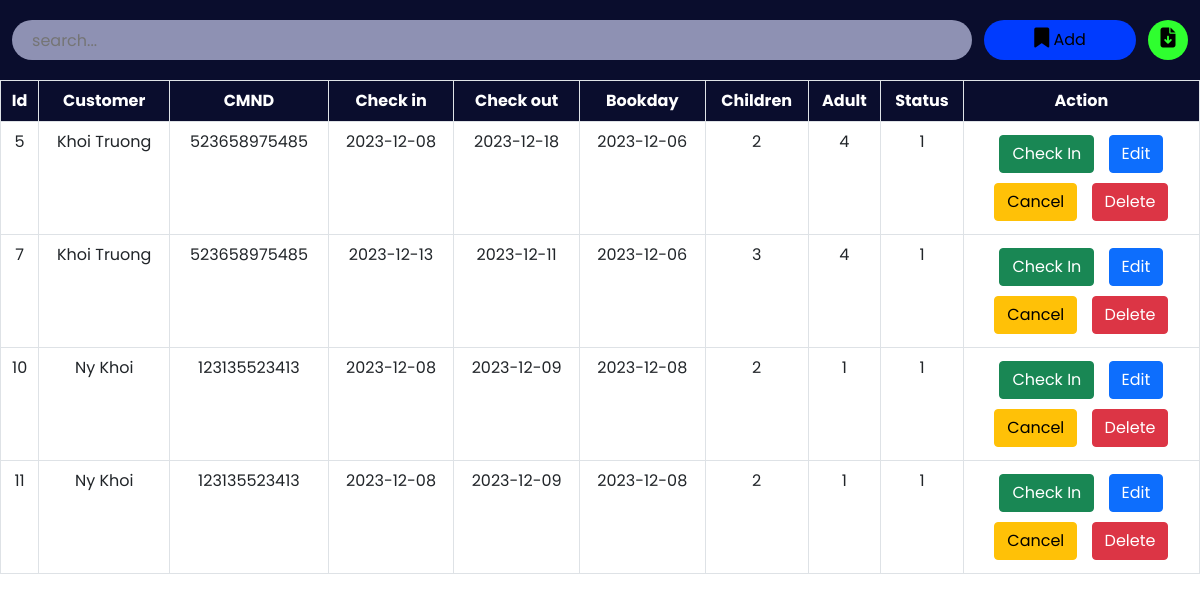
The app's page /admin/roombook/roombook.php with its own data.
### tables this page shows
CREATE TABLE `roombookinfo` (
  `id` int(11) NOT NULL,
  `status` tinyint(1) DEFAULT NULL,
  `echeckinday` date DEFAULT NULL,
  `echeckoutday` date DEFAULT NULL,
  `bookday` date DEFAULT NULL,
  `numberofchildren` int(11) DEFAULT NULL,
  `numberofadult` int(11) DEFAULT NULL,
  `customer_id` int(11) DEFAULT NULL,
  `staff_id` int(11) DEFAULT NULL
);

CREATE TABLE `customer` (
  `id` int(11) NOT NULL,
  `name` varchar(30) NOT NULL,
  `cmnd` char(12) NOT NULL,
  `gender` tinyint(1) NOT NULL,
  `address` varchar(255) NOT NULL,
  `country` varchar(20) NOT NULL
);

### admin/roombook/roombook.php (the view, shortened to what this page needs)
<?php
include '../../config.php';
?>
<!DOCTYPE html>
<html lang="en">
<head>
    <link href="https://cdn.jsdelivr.net/npm/bootstrap@5.0.2/dist/css/bootstrap.min.css" rel="stylesheet">
    <link rel="stylesheet" href="https://cdnjs.cloudflare.com/ajax/libs/font-awesome/6.2.0/css/all.min.css" />
    <link rel="stylesheet" href="./roombook.css">
</head>
<body>
    <div class="searchsection">
        <input type="text" name="search_bar" id="search_bar" placeholder="search..." onkeyup="searchFun()">
        <button class="adduser" id="adduser" onclick="roombookopen()"><i class="fa-solid fa-bookmark"></i> Add</button>
        <form action="./exportdata.php" method="post">
            <button class="exportexcel" id="exportexcel" name="exportexcel" type="submit"><i class="fa-solid fa-file-arrow-down"></i></button>
        </form>
    </div>
    <div class="roombooktable" class="table-responsive-xl">
        <?php
        $roombooktablesql = "SELECT r.*, c.name, c.cmnd FROM roombookinfo AS r
                            INNER JOIN customer AS c ON r.customer_id = c.id";
        $roombookresult = mysqli_query($conn, $roombooktablesql);
        ?>
        <table class="table table-bordered" id="table-data">
            <thead>
                <tr>
                    <th scope="col">Id</th>
                    <th scope="col">Customer</th>
                    <th scope="col">CMND</th>
                    <th scope="col">Check in</th>
                    <th scope="col">Check out</th>
                    <th scope="col">Bookday</th>
                    <th scope="col">Children</th>
                    <th scope="col">Adult</th>
                    <th scope="col">Status</th>
                    <th scope="col" class="action">Action</th>
                </tr>
            </thead>
            <tbody>
                <?php
                while ($res = mysqli_fetch_array($roombookresult)) {
                ?>
                    <tr>
                        <td><?php echo $res['id'] ?></td>
                        <td><?php echo $res['name'] ?></td>
                        <td><?php echo $res['cmnd'] ?></td>
                        <td><?php echo $res['echeckinday'] ?></td>
                        <td><?php echo $res['echeckoutday'] ?></td>
                        <td><?php echo $res['bookday'] ?></td>
                        <td><?php echo $res['numberofchildren'] ?></td>
                        <td><?php echo $res['numberofadult'] ?></td>
                        <td><?php echo $res['status'] ?></td>
                        <td class="action">
                            <a href="roomcheckin.php?id=<?php echo $res['id'] ?>"><button style="display: inline;" class="btn btn-success">Check In</button></a>
                            <a href="roombookedit.php?id=<?php echo $res['id'] ?>"><button style="display: inline;" class="btn btn-primary">Edit</button></a><br>
                            <a href="roombookcancel.php?id=<?php echo $res['id'] ?>"><button style="display: inline;" class='btn btn-warning'>Cancel</button></a>
                            <a href="roombookdelete.php?id=<?php echo $res['id'] ?>"><button style="display: inline;" class='btn btn-danger'>Delete</button></a>
                        </td>
                    </tr>
                <?php
                }
                ?>
            </tbody>
        </table>
    </div>
</body>
</html>

### admin/roombook/roombook.css (style rules this page uses)
:root { --bg-text-shadow: 0 2px 4px rgb(13 0 77 / 8%), 0 3px 6px rgb(13 0 77 / 8%), 0 8px 16px rgb(13 0 77 / 8%); --bg-box-shadow: 0px 0px 20px 6px rgba(26, 30, 164, 0.31); }
body { background-color: #ffff; }
* { margin: 0; padding: 0; font-family: 'Poppins', sans-serif; }
i { font-size: 20px; }
.searchsection { height: 80px; width: 100%; display: flex; justify-content: space-evenly; align-items: center; background-color: #0a0d2d; position: fixed; z-index: 500; }
#search_bar { height: 40px; width: 80%; border: none; background-color: rgba(195, 198, 233, 0.714); padding-left: 20px; border-radius: 30px; }
#adduser { height: 40px; background-color: rgb(0, 59, 254); border: none; border-radius: 30px; padding: 0 50px; }
.exportexcel { height: 40px; width: 40px; background-color: rgb(47, 255, 47); border: none; border-radius: 50%; }
a { color: black; }
.roombooktable { position: absolute; color: #0a0d2d; margin-top: 80px; width: 100%; height: 100vh; padding-bottom: 900px; }
.roombooktable thead { background-color: #0a0d2d; color: white; text-align: center; }
.roombooktable tbody { text-align: center; }
.action a { text-decoration: none; }
.action button { display: flex; flex-wrap: wrap; margin: 5px; }

### records on screen
roombookinfo: id "5", customer.name "Khoi Truong", customer.cmnd "523658975485", echeckinday "2023-12-08", echeckoutday "2023-12-18", bookday "2023-12-06", numberofchildren "2", numberofadult "4", status "1"
roombookinfo: id "7", customer.name "Khoi Truong", customer.cmnd "523658975485", echeckinday "2023-12-13", echeckoutday "2023-12-11", bookday "2023-12-06", numberofchildren "3", numberofadult "4", status "1"
roombookinfo: id "10", customer.name "Ny Khoi", customer.cmnd "123135523413", echeckinday "2023-12-08", echeckoutday "2023-12-09", bookday "2023-12-08", numberofchildren "2", numberofadult "1", status "1"
roombookinfo: id "11", customer.name "Ny Khoi", customer.cmnd "123135523413", echeckinday "2023-12-08", echeckoutday "2023-12-09", bookday "2023-12-08", numberofchildren "2", numberofadult "1", status "1"
